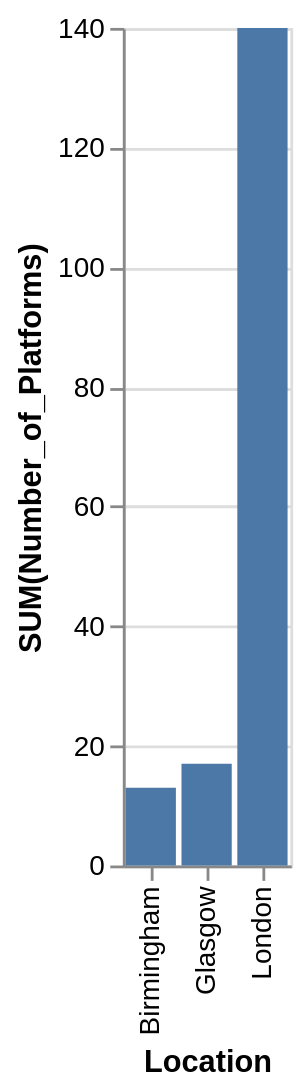

Write a Vega-Lite specification for this figure.
### Vega-Lite specification from a JSON file in a GitHub repository (floating-point values rounded to 4 significant figures)
{"data": {"values": [{"x_data": "Birmingham", "y_data": 13}, {"x_data": "Glasgow", "y_data": 17}, {"x_data": "London", "y_data": 140}]}, "mark": "bar", "encoding": {"x": {"field": "x_data", "type": "nominal", "title": "Location", "sort": {"op": "sum", "field": "y_data", "order": "ascending"}}, "y": {"field": "y_data", "type": "quantitative", "title": "SUM(Number_of_Platforms)"}}}
